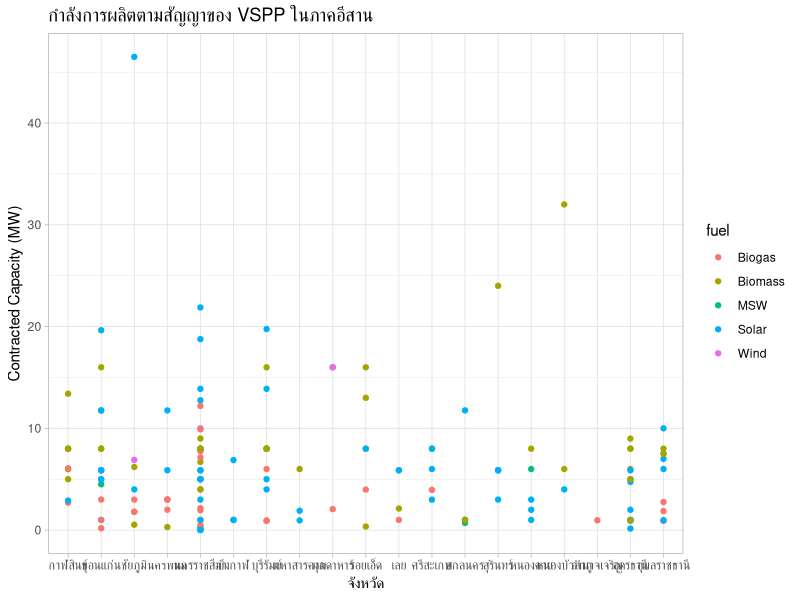

The R script that drew this image:
library(tidyverse)
library(lubridate)

# For Thai font, please save file in CSV UTF-8

vsppNE<- read_csv("data/vspptmo_adjustNE.csv")%>%
       select(region = COUNTRY_ZONE,
              province = PROVINCE,
              egatSubStation = EGAT_SUB,
              fuel = FUEL2,
              contractCapMW = CONTRACTED_CAP_MW) %>%
       filter(region == "ภาคตะวันออกเฉียงเหนือ")

# Energy and MW data of VSPP in MEA and PEA

read_csv("data/rawVsppPEA.csv")%>%
  select(year, regionNumber, province, fuel, contractCapacityMW, month.abb) %>%
  replace_na(list(contractCapacityMW = 0))%>%
  pivot_longer(col = month.abb,
               names_to = "month",
               values_to = "energy")%>%
  mutate(energy = energy/1000)%>%
  filter(year == "2564", regionNumber == "2") %>% 
  group_by(province, fuel, month) %>%
  summarise(sum = sum(energy), .groups = "drop")



# Create yearly typical profile
typicalProfile1Year <- 
  read_csv("data/typicalREprofile1day.csv")%>% 
  slice(rep(1:n(), 365))

df <-
  data.frame(TIMESTAMP = seq(as.POSIXct("2019/01/01 00:30:00"),
    as.POSIXct("2020/01/01 00:00:00"),
    by = (30*60))) %>%
  cbind(typicalProfile1Year)





# Plot VSPP capacity in NE
vsppNE %>%
  ggplot(aes(x = province, y = contractCapMW, group = fuel, color = fuel))+
  geom_point()+
  labs(
    x = "จังหวัด",
    y = "Contracted Capacity (MW)",
    title = "กำลังการผลิตตามสัญญาของ VSPP ในภาคอีสาน"
  )+
  theme_light()


